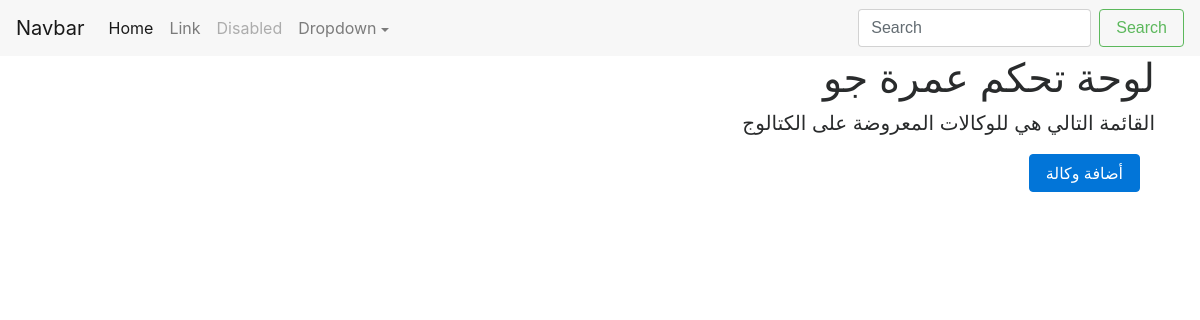
Page /dashboard/ (signed in) on the earlier database version.
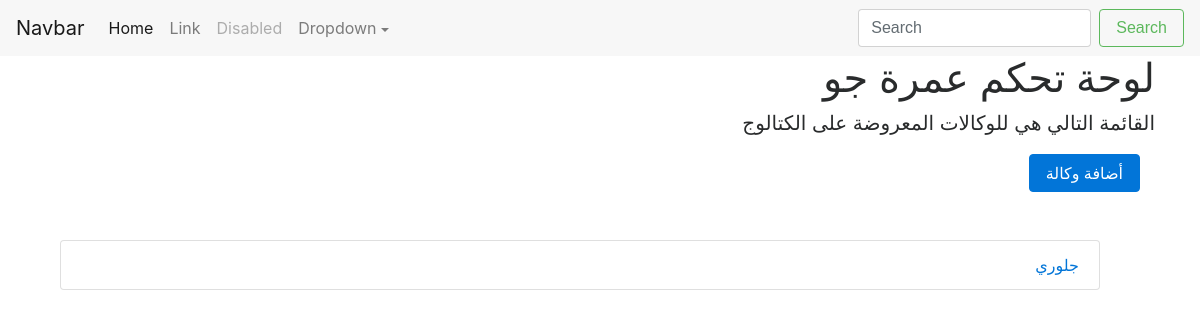
Same page on the later database version.
### catalogue/models.py (models this page shows, shortened)
class Agency(models.Model):
	created_by = models.ForeignKey(User , null = True )
	dashboard_agency = models.ForeignKey('Agency', null = True)
	active = models.BooleanField(default = True )
	country = models.ForeignKey(Country , null = True )
	city = models.CharField(max_length = 50 , blank = True )
	title = models.CharField(max_length = 50 , blank = True )
	about = models.CharField(max_length = 500 , blank = True )
	address = models.CharField(max_length = 50 , blank = True )
	phone_number = models.CharField(max_length = 50 , blank = True )
	email = models.CharField(max_length = 50 , blank = True )
	website = models.CharField(max_length = 50  , blank = True )
	facebook_page = models.CharField(max_length = 50 , blank = True )
	logo  = models.FileField(upload_to = 'logos/' , null = True )
	available_dates = models.ManyToManyField(Date)

### dashboard/views.py (the view)
# urls.py: url(r'^dashboard/$' , views.dashboard ,name="dashboard" ) ,
def dashboard(request):
	if not request.user.is_staff  :
		return HttpResponse(status = 404 )
	context = {}
	context['agencies'] = Agency.objects.filter(created_by__is_staff = True)
	return render(request , 'dashboard/dashboard.html' , context )

### catalogue/base_context.py (called while the page is built)
def agencies(request):
	return {'agencies' : Agency.objects.only('id' , 'title') }

def countries(request):
	return {'countries' : Country.objects.only('id' , 'title') }

### templates/dashboard/dashboard.html
{% extends 'dashboard/base.html' %}
{% block main %}
<div class="container ">
  <div class="row">
  <div class="col-md-12" dir="rtl">
    <h1>لوحة تحكم عمرة جو</h1>
    <p class="lead">القائمة التالي هي للوكالات المعروضة على الكتالوج</p>
    <div class="col-md-12">
    <a href="{% url 'add_agency' %}" class="btn btn-primary">أضافة وكالة</a>
    </div>
    <div class="col-md-12 mt-5">
    <ul class="list-group">
    {% for agency in agencies %}
    <a href="{% url 'supplier' supplier_id=agency.id %}" class="list-group-item">{{agency.title}}</a>
    {% endfor %}
    </ul>
    </div>
  </div>
  </div>
</div>
{% endblock %}

### templates/dashboard/base.html (shortened to what this page needs)
<!DOCTYPE html>
<html lang="en">
  <head>
    <link href="/static/bootstrap4/css/bootstrap.min.css" rel="stylesheet">
  </head>
  <body>
    <nav class="navbar navbar-toggleable-md navbar-light bg-faded ">
      <a class="navbar-brand" href="#">Navbar</a>
      <div class="collapse navbar-collapse" id="navbarsExampleDefault">
        <ul class="navbar-nav mr-auto">
          <li class="nav-item active">
            <a class="nav-link" href="#">Home <span class="sr-only">(current)</span></a>
          </li>
          <li class="nav-item">
            <a class="nav-link" href="#">Link</a>
          </li>
          <li class="nav-item">
            <a class="nav-link disabled" href="#">Disabled</a>
          </li>
          <li class="nav-item dropdown">
            <a class="nav-link dropdown-toggle" href="http://example.com" id="dropdown01" data-toggle="dropdown" aria-haspopup="true" aria-expanded="false">Dropdown</a>
          </li>
        </ul>
        <form class="form-inline my-2 my-lg-0">
          <input class="form-control mr-sm-2" type="text" placeholder="Search">
          <button class="btn btn-outline-success my-2 my-sm-0" type="submit">Search</button>
        </form>
      </div>
    </nav>
    {% block main %}
    {% endblock %}
  </body>
</html>

Differences in the rows shown:
added Agency: title "جلوري"
